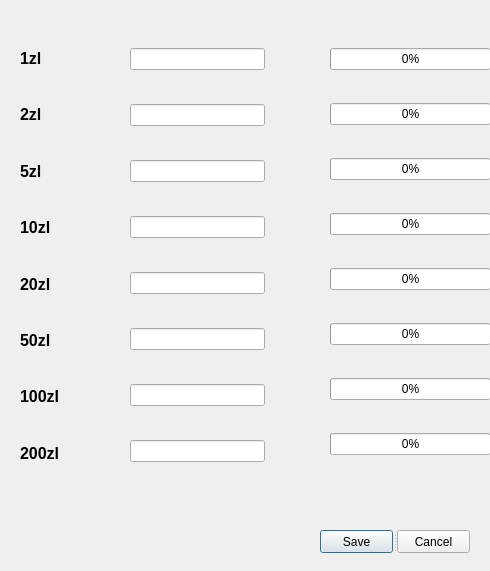
<?xml version="1.0" encoding="UTF-8"?>
<ui version="4.0">
 <class>manage</class>
 <widget class="QDialog" name="manage">
  <property name="geometry">
   <rect>
    <x>0</x>
    <y>0</y>
    <width>490</width>
    <height>571</height>
   </rect>
  </property>
  <property name="windowTitle">
   <string>Dialog</string>
  </property>
  <widget class="QWidget" name="layoutWidget">
   <property name="geometry">
    <rect>
     <x>20</x>
     <y>30</y>
     <width>84</width>
     <height>451</height>
    </rect>
   </property>
   <property name="font">
    <font>
     <pointsize>12</pointsize>
     <weight>75</weight>
     <bold>true</bold>
    </font>
   </property>
   <layout class="QVBoxLayout" name="verticalLayout">
    <property name="spacing">
     <number>0</number>
    </property>
    <item>
     <widget class="QLabel" name="label">
      <property name="font">
       <font>
        <pointsize>12</pointsize>
        <weight>75</weight>
        <bold>true</bold>
       </font>
      </property>
      <property name="text">
       <string>1zl</string>
      </property>
     </widget>
    </item>
    <item>
     <widget class="QLabel" name="label_2">
      <property name="font">
       <font>
        <pointsize>12</pointsize>
        <weight>75</weight>
        <bold>true</bold>
       </font>
      </property>
      <property name="text">
       <string>2zl</string>
      </property>
     </widget>
    </item>
    <item>
     <widget class="QLabel" name="label_3">
      <property name="font">
       <font>
        <pointsize>12</pointsize>
        <weight>75</weight>
        <bold>true</bold>
       </font>
      </property>
      <property name="text">
       <string>5zl</string>
      </property>
     </widget>
    </item>
    <item>
     <widget class="QLabel" name="label_4">
      <property name="font">
       <font>
        <pointsize>12</pointsize>
        <weight>75</weight>
        <bold>true</bold>
       </font>
      </property>
      <property name="text">
       <string>10zl</string>
      </property>
     </widget>
    </item>
    <item>
     <widget class="QLabel" name="label_5">
      <property name="font">
       <font>
        <pointsize>12</pointsize>
        <weight>75</weight>
        <bold>true</bold>
       </font>
      </property>
      <property name="text">
       <string>20zl</string>
      </property>
     </widget>
    </item>
    <item>
     <widget class="QLabel" name="label_6">
      <property name="font">
       <font>
        <pointsize>12</pointsize>
        <weight>75</weight>
        <bold>true</bold>
       </font>
      </property>
      <property name="text">
       <string>50zl</string>
      </property>
     </widget>
    </item>
    <item>
     <widget class="QLabel" name="label_7">
      <property name="font">
       <font>
        <pointsize>12</pointsize>
        <weight>75</weight>
        <bold>true</bold>
       </font>
      </property>
      <property name="text">
       <string>100zl</string>
      </property>
     </widget>
    </item>
    <item>
     <widget class="QLabel" name="label_8">
      <property name="font">
       <font>
        <pointsize>12</pointsize>
        <weight>75</weight>
        <bold>true</bold>
       </font>
      </property>
      <property name="text">
       <string>200zl</string>
      </property>
     </widget>
    </item>
   </layout>
  </widget>
  <widget class="QWidget" name="layoutWidget">
   <property name="geometry">
    <rect>
     <x>330</x>
     <y>40</y>
     <width>161</width>
     <height>431</height>
    </rect>
   </property>
   <layout class="QGridLayout" name="gridLayout">
    <property name="bottomMargin">
     <number>0</number>
    </property>
    <property name="verticalSpacing">
     <number>25</number>
    </property>
    <item row="0" column="0">
     <widget class="QProgressBar" name="amount1">
      <property name="value">
       <number>0</number>
      </property>
     </widget>
    </item>
    <item row="1" column="0">
     <widget class="QProgressBar" name="amount2">
      <property name="value">
       <number>0</number>
      </property>
     </widget>
    </item>
    <item row="2" column="0">
     <widget class="QProgressBar" name="amount5">
      <property name="value">
       <number>0</number>
      </property>
     </widget>
    </item>
    <item row="3" column="0">
     <widget class="QProgressBar" name="amount10">
      <property name="value">
       <number>0</number>
      </property>
     </widget>
    </item>
    <item row="4" column="0">
     <widget class="QProgressBar" name="amount20">
      <property name="value">
       <number>0</number>
      </property>
     </widget>
    </item>
    <item row="5" column="0">
     <widget class="QProgressBar" name="amount50">
      <property name="value">
       <number>0</number>
      </property>
     </widget>
    </item>
    <item row="6" column="0">
     <widget class="QProgressBar" name="amount100">
      <property name="value">
       <number>0</number>
      </property>
     </widget>
    </item>
    <item row="7" column="0">
     <widget class="QProgressBar" name="amount200">
      <property name="value">
       <number>0</number>
      </property>
     </widget>
    </item>
   </layout>
  </widget>
  <widget class="QWidget" name="layoutWidget">
   <property name="geometry">
    <rect>
     <x>130</x>
     <y>20</y>
     <width>135</width>
     <height>471</height>
    </rect>
   </property>
   <layout class="QVBoxLayout" name="verticalLayout_2">
    <item>
     <widget class="QLineEdit" name="amountEdit1"/>
    </item>
    <item>
     <widget class="QLineEdit" name="amountEdit2"/>
    </item>
    <item>
     <widget class="QLineEdit" name="amountEdit5"/>
    </item>
    <item>
     <widget class="QLineEdit" name="amountEdit10"/>
    </item>
    <item>
     <widget class="QLineEdit" name="amountEdit20"/>
    </item>
    <item>
     <widget class="QLineEdit" name="amountEdit50"/>
    </item>
    <item>
     <widget class="QLineEdit" name="amountEdit100"/>
    </item>
    <item>
     <widget class="QLineEdit" name="amountEdit200"/>
    </item>
   </layout>
  </widget>
  <widget class="QSplitter" name="splitter">
   <property name="geometry">
    <rect>
     <x>320</x>
     <y>530</y>
     <width>150</width>
     <height>23</height>
    </rect>
   </property>
   <property name="orientation">
    <enum>Qt::Horizontal</enum>
   </property>
   <widget class="QPushButton" name="pushButton_2">
    <property name="text">
     <string>Save</string>
    </property>
   </widget>
   <widget class="QPushButton" name="pushButton">
    <property name="text">
     <string>Cancel</string>
    </property>
   </widget>
  </widget>
 </widget>
 <resources/>
 <connections/>
</ui>
